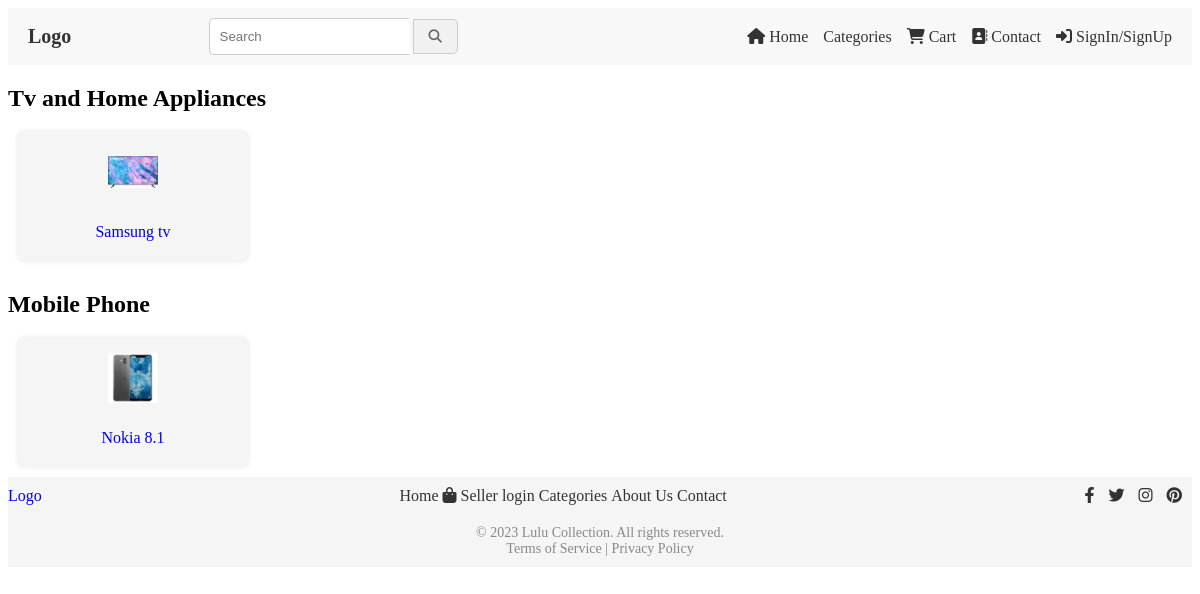
The app's page /category/, older data.
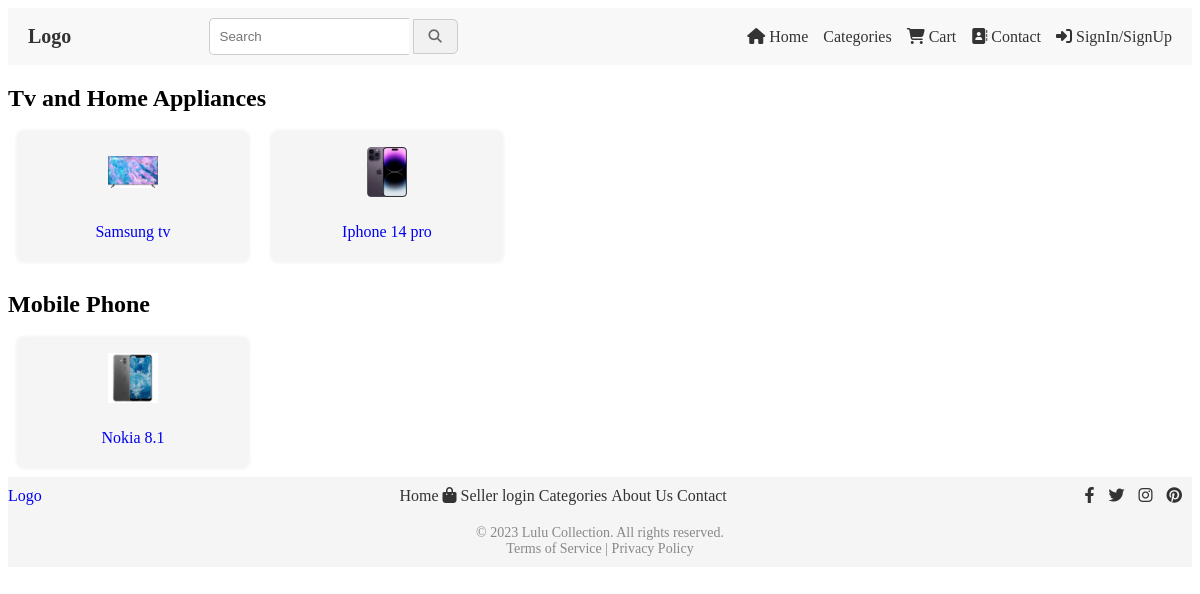
The same page, newer data.
### cart/models.py (models this page shows, shortened)
class Category(models.Model):
    name = models.CharField(max_length=100)

class Product(models.Model):
    name = models.CharField(max_length=200)
    description = models.TextField()
    price = models.DecimalField(max_digits=8, decimal_places=2)
    initial_stock = models.PositiveIntegerField(default=0)  # Add initial stock field
    stock = models.PositiveIntegerField(default=0)  # Add remaining stock field
    category = models.ForeignKey(Category, on_delete=models.CASCADE)
    seller = models.ForeignKey(Seller, on_delete=models.CASCADE)
    image = models.ImageField(upload_to='product_images')

### cart/views.py (the view)
# urls.py: path('category/', views.categories_product, name='categories_product'),
def categories_product(request):
    categories = Category.objects.all()
    products = Product.objects.all()
    context = {
        'categories': categories,
        'products': products
    }
    return render(request, 'categories.html', context)

### templates/categories.html
<link rel="stylesheet" href="/css/category.css">
{% extends 'base.html' %}
{% block content %}
{% for category in categories %}
    <h2>{{ category.name }}</h2>
    <ol>
        {% for product in products %}
            {% if product.category == category %}
           <a href="{% url 'productpage' product_id=product.id %}">  <li> <img src="{{ product.image.url }}" alt=""><p>{{ product.name }}</p> </li></a>
            {% endif %}
        {% endfor %}
    </ol>
{% endfor %}
{% endblock %}

Row changes from the older to the newer data that the page shows:
added Product: image (picture), name "Iphone 14 pro", shown under Category "Tv and Home Appliances"
